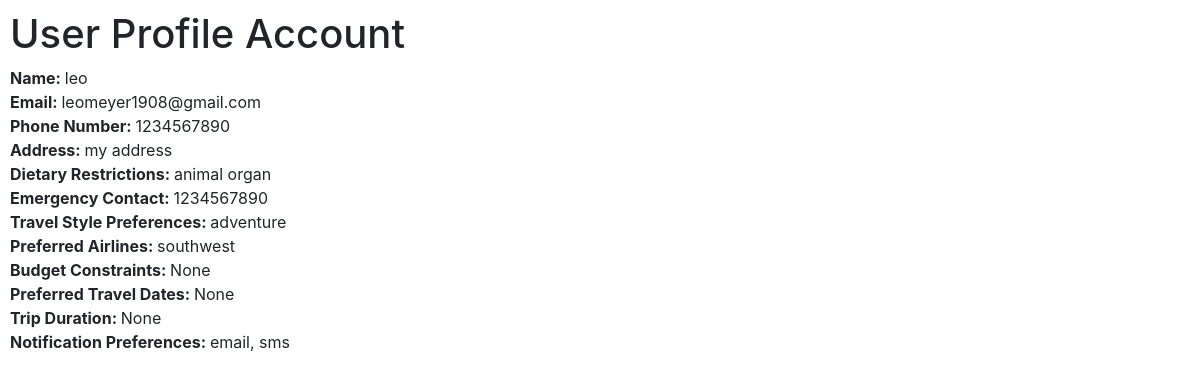
Screenshot of /accounts/user-profile (signed in) with the database file from the repository.
### accounts/models.py (models this page shows, shortened)
class UserProfile(models.Model):
    user = models.OneToOneField(User, on_delete=models.CASCADE, related_name='user_profile')
    name = models.CharField(max_length=100, null=True)
    email = models.EmailField(max_length=254, unique=True)
    phone_number = models.CharField(max_length=20, unique=True, null=True)
    address = models.CharField(max_length=255, null=True)
    dietary_restrictions = models.CharField(max_length=255, null=True)
    emergency_contact = models.CharField(max_length=255, null=True)
    travel_style_preferences = models.CharField(max_length=255, null=True)
    preferred_airlines = models.CharField(max_length=255, null=True)
    budget_constraints = models.DecimalField(max_digits=10, decimal_places=2, null=True)
    preferred_travel_dates = models.DateField(null=True)
    trip_duration = models.IntegerField(null=True)
    notification_preferences = models.CharField(max_length=255, blank=True, null=True)
    profile_picture = models.ImageField(upload_to='profile_pictures/', blank=True, null=True)
    profile_privacy = models.CharField(
        max_length=10,
        choices=[('private', 'Private'), ('public', 'Public')],
        default='public',
        null=True
    )
    USERNAME_FIELD = 'username'

### accounts/views.py (the view)
# urls.py: path('user-profile', views.userProfileAccount, name="userProfileAccount") #set user-profile page to point to userProfileAccount function
def userProfileAccount(request):
    if request.user.is_authenticated:
        print(f"User {request.user.username} is authenticated.")
        user_profile = UserProfile.objects.get(user=request.user)
        context = {'userProfile': user_profile}
        return render(request, 'profile/user_profile.html', context)
    else:
        return redirect('login')

### accounts/templates/profile/user_profile.html (shortened to what this page needs)
<!DOCTYPE html>
<html>
<head>
    <link rel="stylesheet" href="https://maxcdn.bootstrapcdn.com/bootstrap/4.5.2/css/bootstrap.min.css">
</head>
<body>
    <div style="margin:10px">
        <h1>User Profile Account</h1>
        <b>Name: </b>{{ userProfile.name }}<br>
        <b>Email: </b>{{ userProfile.email }}<br>
        <b>Phone Number: </b>{{ userProfile.phone_number }}<br>
        <b>Address: </b>{{ userProfile.address }}<br>
        <b>Dietary Restrictions: </b>{{ userProfile.dietary_restrictions }}<br>
        <b>Emergency Contact: </b>{{ userProfile.emergency_contact }}<br>
        <b>Travel Style Preferences: </b>{{ userProfile.travel_style_preferences }}<br>
        <b>Preferred Airlines: </b>{{ userProfile.preferred_airlines }}<br>
        <b>Budget Constraints: </b>{{ userProfile.budget_constraints }}<br>
        <b>Preferred Travel Dates: </b>{{ userProfile.preferred_travel_dates }}<br>
        <b>Trip Duration: </b>{{ userProfile.trip_duration }}<br>
        <b>Notification Preferences: </b>{{ userProfile.notification_preferences }}<br>
    </div>
</body>
</html>

### rows the page displays
UserProfile: name "leo", email "leomeyer1908@gmail.com", phone_number "1234567890", address "my address", dietary_restrictions "animal organ", emergency_contact "1234567890", travel_style_preferences "adventure", preferred_airlines "southwest", budget_constraints "None", preferred_travel_dates "None", trip_duration "None", notification_preferences "email, sms"
